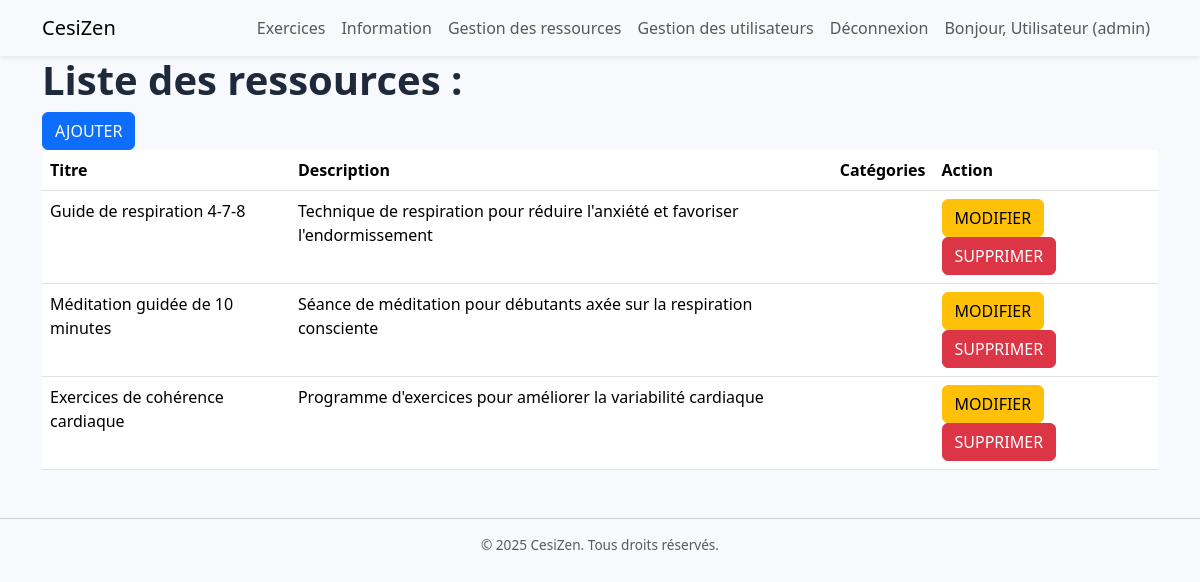
Page /vues/vueGestionRessources.php?message=error&type=missing_id (signed in) on the committed database.
### tables this page shows
CREATE TABLE ressources (
    id INT AUTO_INCREMENT PRIMARY KEY,
    titre VARCHAR(255) NOT NULL,
    description TEXT,
    fichier_path VARCHAR(500),
    categories VARCHAR(255),
    auteur VARCHAR(100),
    uploadé_par INT,
    date_upload TIMESTAMP DEFAULT CURRENT_TIMESTAMP,
    updated_at TIMESTAMP DEFAULT CURRENT_TIMESTAMP ON UPDATE CURRENT_TIMESTAMP,
    est_visible BOOLEAN DEFAULT TRUE,
    taille_fichier BIGINT,
    type_mime VARCHAR(100),
    downloads_count INT DEFAULT 0,
    
     
    FOREIGN KEY (uploadé_par) REFERENCES users(id) ON DELETE SET NULL,
    
     
    INDEX idx_titre (titre),
    INDEX idx_categories (categories),
    INDEX idx_est_visible (est_visible),
    INDEX idx_date_upload (date_upload),
    INDEX idx_uploade_par (uploadé_par)
);

### vues/vueGestionRessources.php (the view, shortened to what this page needs)
<?php
$db = (new Database())->getConnection();
$stmt = $db->query("SELECT * FROM ressources");
$ressources = $stmt->fetchAll(PDO::FETCH_ASSOC);
?>
<?php include 'header.php'; ?>
<div class="container">
    <h1>Liste des ressources :</h1>
    <a href="ajoutRessource.php" class="btn btn-primary">AJOUTER</a>
    <table class="table">
        <thead>
            <tr>
                <th>Titre</th>
                <th>Description</th>
                <th>Catégories</th>
                <th>Action</th>
            </tr>
        </thead>
        <tbody>
            <?php foreach ($ressources as $ressource) : ?>
                <tr>
                <td><?= htmlspecialchars($ressource['titre'] ?? '') ?></td>
                    <td><?= htmlspecialchars($ressource['description'] ?? '') ?></td>
                    <td><?= htmlspecialchars($ressource['categorie'] ?? '') ?></td>
                    <td>
                        <a href="modifierRessource.php?id=<?= $ressource['id'] ?>" class="btn btn-warning">MODIFIER</a>
                        <form action="../controleur/gestionRessources.php" method="post" style="display:inline;" onsubmit="return confirm('Confirmer la suppression de cet utilisateur ?');">
                            <button type="submit" class="btn btn-danger">SUPPRIMER</button>
                        </form>
                    </td>
                </tr>
            <?php endforeach; ?>
        </tbody>
    </table>
</div>
<?php include 'composants/footer.php'; ?>

### vues/header.php (shortened to what this page needs)
<!DOCTYPE html>
<html lang="fr">
<head>
    <link href="https://cdn.jsdelivr.net/npm/bootstrap@5.3.3/dist/css/bootstrap.min.css" rel="stylesheet">
    <link rel="stylesheet" href="/assets/css/styles.css">
</head>
<body>
<?php
$nom = isset($_SESSION['user']['nom']) ? htmlspecialchars($_SESSION['user']['nom']) : 'Utilisateur';
$role = isset($_SESSION['user']['role']) ? $_SESSION['user']['role'] : '';
?>
<nav class="navbar navbar-expand-lg navbar-light bg-light shadow-sm">
    <div class="container">
        <a class="navbar-brand" href="Exercice.php">CesiZen</a>
        <div class="collapse navbar-collapse">
            <ul class="navbar-nav ms-auto">
                <li class="nav-item">
                    <a class="nav-link" href="Exercice.php">Exercices</a>
                </li>
                <li class="nav-item">
                    <a class="nav-link" href="ressources.php">Information</a>
                </li>
                <?php if (isset($_SESSION['user'])): ?>
                    <?php if ($_SESSION['user']['role'] === 'admin') : ?>
                        <li class="nav-item">
                            <a class="nav-link" href="vueGestionRessources.php">Gestion des ressources</a>
                        </li>
                        <li class="nav-item">
                            <a class="nav-link" href="vueGestionUser.php">Gestion des utilisateurs</a>
                        </li>
                    <?php endif; ?>
                    <li class="nav-item">
                        <a class="nav-link" href="#" onclick="confirmerDeconnexion()">Déconnexion</a>
                    </li>
                    <li class="nav-item">
                        <a class="nav-link" href="monCompte.php">
                            Bonjour, <?= $nom ?> (<?= $role ?>)
                        </a>
                    </li>
                <?php else: ?>
                    <li class="nav-item">
                        <a class="nav-link" href="login.php">Connexion</a>
                    </li>
                <?php endif; ?>
            </ul>
        </div>
    </div>
</nav>

### vues/composants/footer.php (shortened to what this page needs)
<footer class="text-center mt-5 mb-3 text-muted">
        <hr>
        <p>&copy; 2025 CesiZen. Tous droits réservés.</p>
    </footer>
</body>
</html>

### assets/css/styles.css (style rules this page uses)
body { background-color: #f7f9fc; font-family: 'Segoe UI', Tahoma, Geneva, Verdana, sans-serif; color: #333; margin: 0; padding: 0; }
h1 { font-weight: 700; color: #1e293b; }
.text-muted { font-size: 0.85rem; line-height: 1.4; }

### rows in the picture
ressources: titre "Guide de respiration 4-7-8", description "Technique de respiration pour réduire l'anxiété et favoriser l'endormissement"
ressources: titre "Méditation guidée de 10 minutes", description "Séance de méditation pour débutants axée sur la respiration consciente"
ressources: titre "Exercices de cohérence cardiaque", description "Programme d'exercices pour améliorer la variabilité cardiaque"

### other values in the picture
$nom "Utilisateur"
$role "admin"
